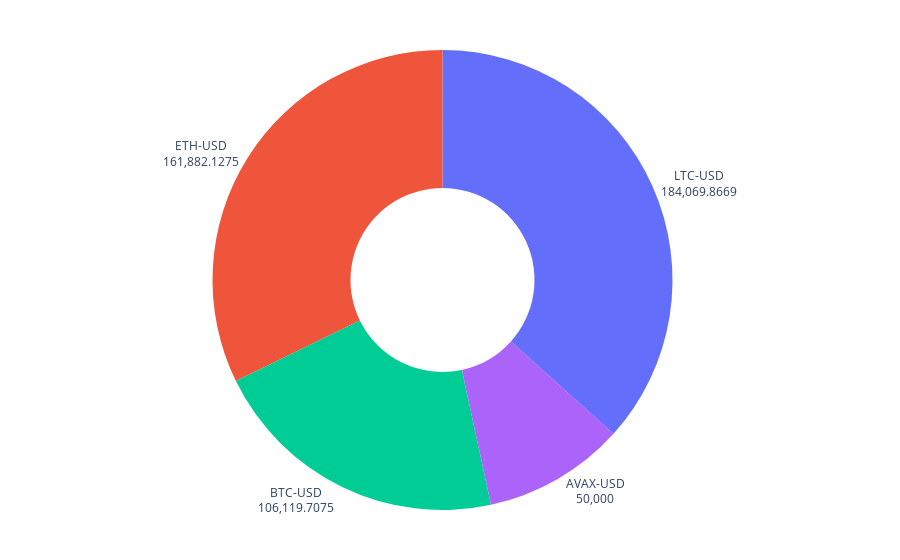

The notebook cell this image was saved under:
### Code cell
# getting the accumulated positions for our tickers
last_positions = all_ops.groupby(['ticker']).agg({'cml_units': 'last', 'cml_cost': 'last',
                                                'gain_loss': 'sum', 'val_transact': 'sum'}).reset_index()
curr_prices = []

for tick in last_positions['ticker']:
    # stonk = yf.get_data(tick)
    asset = (yf.download(tick, start = today))

    price = asset['Close']
    curr_prices.append(price)
    print(f'Done for {tick}')
		
last_positions['price'] = curr_prices  # adding it to our dataframe
# last_positions['current_value'] = (last_positions.price * last_positions.cml_units).round(2)  # and now we can calculate
last_positions['current_value'] = all_ops['current_value']
# last_positions['avg_price'] = (last_positions.cml_cost / last_positions.cml_units).round(2)  # and now we can calculate
last_positions['avg_price'] = all_ops['avg_price']
last_positions = last_positions.sort_values(by='current_value', ascending=False)  # sorting by current value

# Plotly part
holding_donut_top = go.Figure()
holding_donut_top.layout.template = CHART_THEME
holding_donut_top.add_trace(go.Pie(labels=last_positions.head(15).ticker, values=last_positions.head(15).current_value))
holding_donut_top.update_traces(hole=.4, hoverinfo="label+value+percent")
holding_donut_top.update_traces(textposition='outside', textinfo='label+value')
holding_donut_top.update_layout(showlegend=False)
holding_donut_top.update_layout(margin = dict(t=50, b=50, l=25, r=25))
holding_donut_top.show()

### Figure 1 — Plotly figure (JSON) as saved in the notebook; plotly's stock layout.template omitted (floating-point values rounded to 4 significant figures)
{"data": [{"hole": 0.4, "hoverinfo": "label+value+percent", "labels": ["LTC-USD", "ETH-USD", "BTC-USD", "AVAX-USD"], "textinfo": "label+value", "textposition": "outside", "type": "pie", "values": [184100.0, 161900.0, 106100.0, 50000]}], "layout": {"margin": {"b": 50, "l": 25, "r": 25, "t": 50}, "showlegend": false}}
